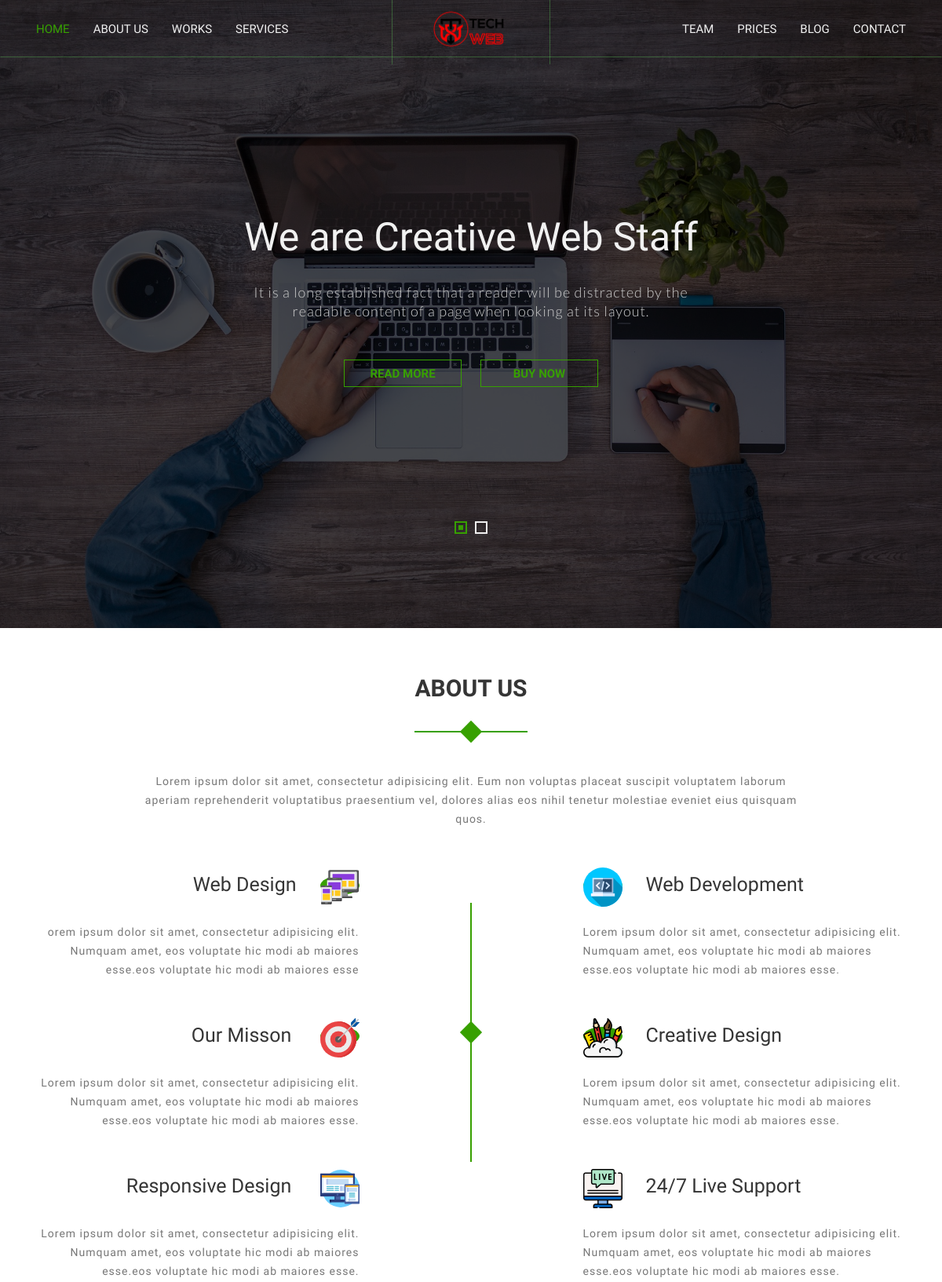
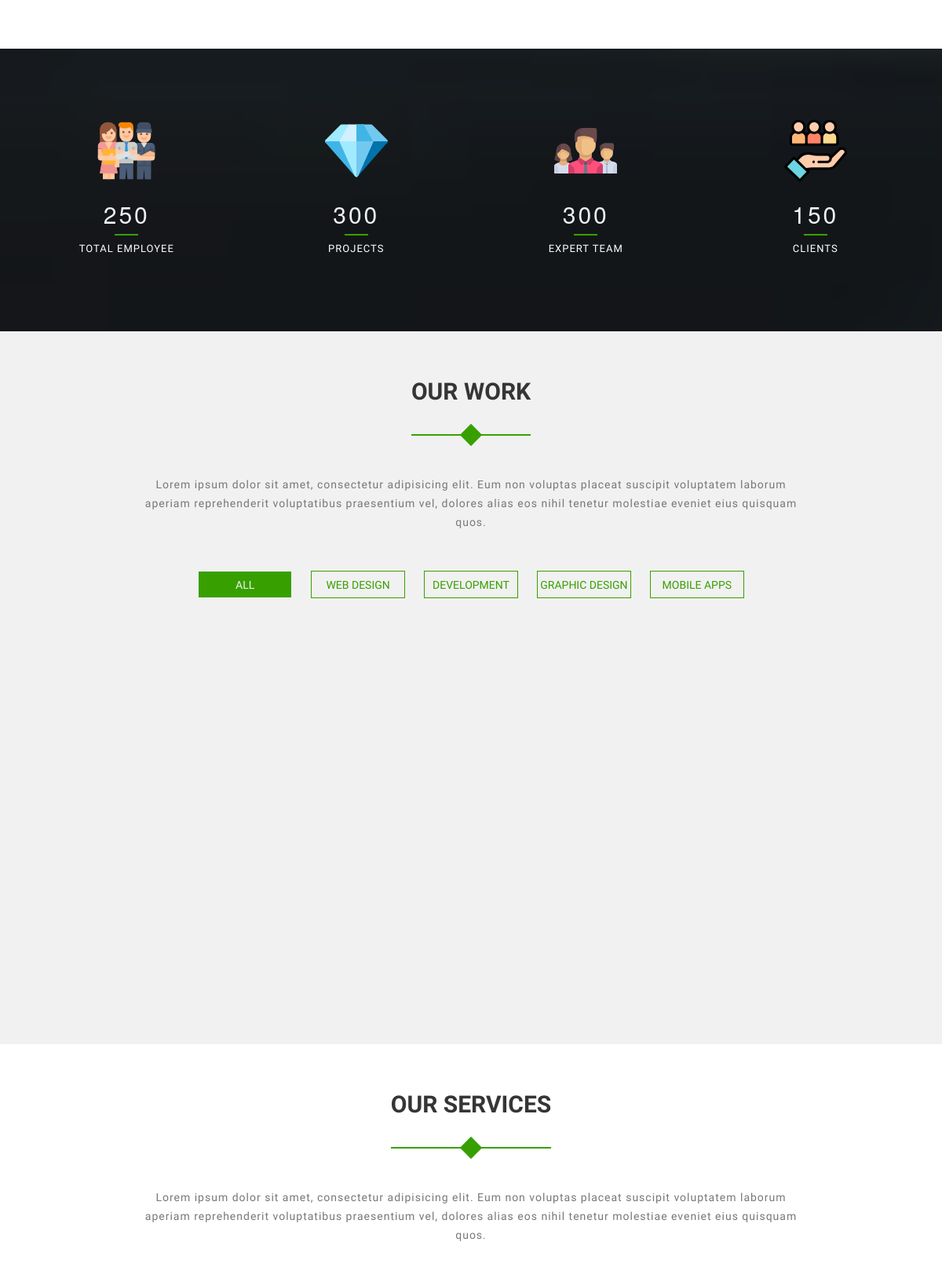
The page / (upper part) on the database its author committed (2 pictures, top to bottom).
### tables this page shows
CREATE TABLE `logo` (
  `id` int(11) NOT NULL,
  `logo_pic` varchar(50) NOT NULL
);

CREATE TABLE `sliders` (
  `id` int(11) NOT NULL,
  `heading` varchar(100) NOT NULL,
  `description` text NOT NULL,
  `button` varchar(50) NOT NULL,
  `slider_pic` varchar(50) NOT NULL
);

CREATE TABLE `abouts` (
  `id` int(11) NOT NULL,
  `heading` varchar(50) NOT NULL,
  `description` text NOT NULL,
  `about_pic` varchar(50) NOT NULL
);

CREATE TABLE `aboutsright` (
  `id` int(11) NOT NULL,
  `heading` varchar(50) NOT NULL,
  `description` varchar(200) NOT NULL,
  `aboutr_pic` varchar(50) NOT NULL
);

CREATE TABLE `projects` (
  `id` int(11) NOT NULL,
  `project_pic` varchar(50) NOT NULL,
  `project_no` int(11) NOT NULL,
  `project_head` varchar(50) NOT NULL
);

CREATE TABLE `categorys` (
  `id` int(11) NOT NULL,
  `category_name` varchar(100) NOT NULL
);

CREATE TABLE `works` (
  `id` int(11) NOT NULL,
  `work_title` varchar(100) NOT NULL,
  `work_subtitle` varchar(100) NOT NULL,
  `work_photo` varchar(50) NOT NULL,
  `category_no` int(11) NOT NULL
);

### index.php (the view, shortened to what this page needs)
<?php
	include 'db.php';
?>
<?php
$select_logo = "SELECT * FROM logo";
$select_result_logo = mysqli_query($db_conn,$select_logo);
$after_assoc_logo = mysqli_fetch_assoc($select_result_logo);
$select_slider = "SELECT * FROM sliders";
$select_result_slider = mysqli_query($db_conn,$select_slider);
$select_about = "SELECT * FROM abouts";
$select_result_about = mysqli_query($db_conn,$select_about);
$select_about_right = "SELECT * FROM aboutsright";
$select_result_about_right = mysqli_query($db_conn,$select_about_right);
$select_project = "SELECT * FROM projects";
$select_result_project = mysqli_query($db_conn,$select_project);
$select_categorys = "SELECT * FROM categorys";
$select_result_categorys = mysqli_query($db_conn,$select_categorys);
$select_works = "SELECT * FROM works";
$select_result_works = mysqli_query($db_conn,$select_works);
?>
<!DOCTYPE html>
<html lang="en">
<head>
	<link href="css/bootstrap.min.css" rel="stylesheet">
	<link href="css/font-awesome.min.css" rel="stylesheet">
	<link href="css/slick.css" rel="stylesheet">
	<link href="css/jquery.fancybox.css" rel="stylesheet">
	<link href="css/animate.css" rel="stylesheet">
	<link href="css/style.css" rel="stylesheet">
</head>
<body>
	<header>
		<div class="nav_wrapper">
			<nav class="navbar custom_nav">
				<div class="container">
					<div class="collapse navbar-collapse" id="bs-example-navbar-collapse-1">
						<ul class="nav navbar-nav nav_left">
							<li class="active"><a href="#slider">Home</a></li>
							<li><a href="#about_part">about us</a></li>
							<li><a href="#work_part">works</a></li>
							<li><a href="#services_part">services</a></li>
						</ul>
						<div class="logo hidden-xs">
							<a href="#">
								<img src="/webcit/uploads/logo/<?= $after_assoc_logo['logo_pic']; ?>" alt="logo" class="img-responsive">
							</a>
						</div>
						<ul class="nav navbar-nav navbar-right">
							<li><a href="#team_part">team</a></li>
							<li><a href="#price_part">prices</a></li>
							<li><a href="#blog_part">blog</a></li>
							<li><a href="#contact_part">contact</a></li>
						</ul>
					</div>
				</div>
			</nav>
		</div>
		<section id="slider">
			<div class="slider_img text-center">
			<?php foreach($select_result_slider as $slider){ ?>
				<div class="slid_div" style="background:url(/webcit/uploads/sliders/<?= $slider['slider_pic']; ?>);">
					<div class="caprion_wrapper" data-anijs="if: scroll, on: window, do: fadeIn   animated, before: scrollReveal">
						<div class="container text-center">
							<div class="slide-caption">
								<h2><?php echo $slider['heading']; ?></h2>
								<p class="hidden-xs"><?php echo $slider['description']; ?></p>
								<a href="#"><?php echo $slider['button']; ?></a>
								<a href="#">Buy now</a>
							</div>
						</div>
					</div>
				</div>
			<?php } ?>
			</div>
		</section>
	</header>
	<section id="about_part">
		<div class="container">
			<div class="row">
				<div class="col-sm-12 text-center" data-anijs="if: scroll, on: window, do: fadeIn   animated, before: scrollReveal">
					<div class="all_heading">
						<h2>about us</h2>
						<p>Lorem ipsum dolor sit amet, consectetur adipisicing elit. Eum non voluptas placeat suscipit voluptatem laborum aperiam reprehenderit voluptatibus praesentium vel, dolores alias eos nihil tenetur molestiae eveniet eius quisquam quos.</p>
					</div>
				</div>
				<div class="col-sm-5 text-right " data-anijs="if: scroll, on: window, do: fadeInLeft   animated, before: scrollReveal">
				<?php foreach($select_result_about as $aboutleft){ ?>
					<div class="about_left">
						<div class="about_text">
							<h3><i class="fa fa-globe visible-xs"></i><?= $aboutleft['heading'];  ?><i class=""><img width="50" src="/webcit/uploads/abouts/<?= $aboutleft['about_pic']; ?>" alt=""></i></h3>
							<p><?= $aboutleft['description'];  ?></p>
						</div>
					</div>
					<?php } ?>
				</div>
				<div class="col-sm-2 hidden-xs">
					<div class="abtdr"></div>
				</div>
				<div class="col-sm-5 " data-anijs="if: scroll, on: window, do: fadeInRight   animated, before: scrollReveal">
				<?php foreach($select_result_about_right  as $aboutright){ ?>
					<div class="about_right">
						<div class="about_text">
							<h3><i class=""><img width="50" src="/webcit/uploads/aboutr/<?= $aboutright['aboutr_pic']; ?>" alt=""></i><?= $aboutright['heading']; ?></h3>
							<p><?= $aboutright['description']; ?></p>
						</div>
					</div>
					<?php } ?>
				</div>
			</div>
		</div>
	</section>
	<section id="counter_part" >
		<div class="container text-center">
			<div class="row">
			<?php foreach($select_result_project as $projects){ ?>
				<div class="col-sm-3 col-xs-6" data-anijs="if: scroll, on: window, do: fadeInLeft   animated, before: scrollReveal">
					<div class="counter">
						<i class=""><img width="80" src="/webcit/uploads/projects/<?= $projects['project_pic']; ?>" alt=""></i>
						<span class="number-count"><?= $projects['project_no']; ?></span>
						<h2><?= $projects['project_head']; ?></h2>
					</div>
				</div>
				<?php } ?>
			</div>
		</div>
	</section>
	<section id="work_part">
		<div class="container">
			<div class="row">
				<div class="col-sm-12 text-center" data-anijs="if: scroll, on: window, do: fadeIn   animated, before: scrollReveal">
					<div class="all_heading">
						<h2>Our work</h2>
						<p>Lorem ipsum dolor sit amet, consectetur adipisicing elit. Eum non voluptas placeat suscipit voluptatem laborum aperiam reprehenderit voluptatibus praesentium vel, dolores alias eos nihil tenetur molestiae eveniet eius quisquam quos.</p>
					</div>
				</div>
			</div>
			<div class="row">
				<div class="col-sm-12 text-center" data-anijs="if: scroll, on: window, do: fadeInLeft   animated, before: scrollReveal">
					<ul class="simplefilter">
						<li class="active" data-filter="all">All</li>
						<?php foreach($select_result_categorys as $category){ ?>
							<li data-filter="<?= $category['id']; ?>"><?= $category['category_name']; ?></li>
						<?php } ?>
					</ul>
				</div>
			</div>
		</div>
		<div class="work_filter" data-anijs="if: scroll, on: window, do: fadeInDown   animated, before: scrollReveal">
			<div class="filtr-container">
				<?php foreach($select_result_works as $works){ ?>
				<div class=" col-sm-4 col-md-3 filtr-item plr" data-category="<?= $works['category_no']; ?>" data-sort="Busy streets">
					<img class="img-responsive" src="/webcit/uploads/works/<?= $works['work_photo']; ?>" alt="sample image">
					<div class="overly">
					</div>
				</div>
				<?php } ?>
			</div>
		</div>
	</section>
	<section id="services_part">
		<div class="container">
			<div class="row text-center">
				<div class="col-sm-12 text-center" data-anijs="if: scroll, on: window, do: fadeIn   animated, before: scrollReveal">
					<div class="all_heading">
						<h2>Our services</h2>
						<p>Lorem ipsum dolor sit amet, consectetur adipisicing elit. Eum non voluptas placeat suscipit voluptatem laborum aperiam reprehenderit voluptatibus praesentium vel, dolores alias eos nihil tenetur molestiae eveniet eius quisquam quos.</p>
					</div>
				</div>
				<div class="clearfix"></div>
				<div class="col-sm-12">
				</div>
			</div>
		</div>
	</section>
</body>
</html>

### rows shown on the page
logo: logo_pic (picture)
sliders: slider_pic (picture), heading "We are Creative Web Staff", description "It is a long established fact that a reader will be distracted by the readable content of a page when looking at its layout.", button "READ MORE"
abouts: heading "Web Design", about_pic (picture), description "orem ipsum dolor sit amet, consectetur adipisicing elit. Numquam amet, eos voluptate hic modi ab maiores esse.eos voluptate hic modi ab maiores esse"
abouts: heading "Our Misson", about_pic (picture), description "Lorem ipsum dolor sit amet, consectetur adipisicing elit. Numquam amet, eos voluptate hic modi ab maiores esse.eos voluptate hic modi ab maiores esse."
abouts: heading "Responsive Design", about_pic (picture), description "Lorem ipsum dolor sit amet, consectetur adipisicing elit. Numquam amet, eos voluptate hic modi ab maiores esse.eos voluptate hic modi ab maiores esse."
aboutsright: aboutr_pic (picture), heading "Web Development", description "Lorem ipsum dolor sit amet, consectetur adipisicing elit. Numquam amet, eos voluptate hic modi ab maiores esse.eos voluptate hic modi ab maiores esse."
aboutsright: aboutr_pic (picture), heading "Creative Design", description "Lorem ipsum dolor sit amet, consectetur adipisicing elit. Numquam amet, eos voluptate hic modi ab maiores esse.eos voluptate hic modi ab maiores esse."
aboutsright: aboutr_pic (picture), heading "24/7 Live Support", description "Lorem ipsum dolor sit amet, consectetur adipisicing elit. Numquam amet, eos voluptate hic modi ab maiores esse.eos voluptate hic modi ab maiores esse."
projects: project_pic (picture), project_no "250", project_head "TOTAL EMPLOYEE"
projects: project_pic (picture), project_no "300", project_head "PROJECTS"
projects: project_pic (picture), project_no "300", project_head "EXPERT TEAM"
projects: project_pic (picture), project_no "150", project_head "CLIENTS"
categorys: category_name "WEB DESIGN"
categorys: category_name "DEVELOPMENT"
categorys: category_name "GRAPHIC DESIGN"
categorys: category_name "MOBILE APPS"
works: work_photo (picture)
works: work_photo (picture)
works: work_photo (picture)
works: work_photo (picture)
works: work_photo (picture)
works: work_photo (picture)
works: work_photo (picture)
works: work_photo (picture)
